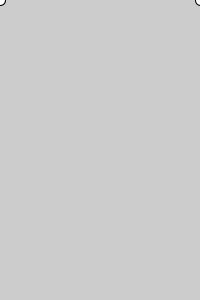
Frame 1 (no input)
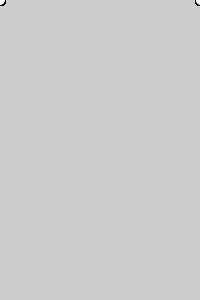
Frame 60 (the mouse pressed at the canvas centre just before this capture)
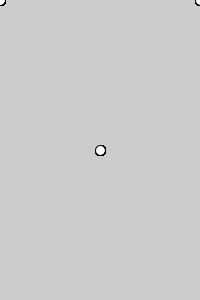
Frame 120 (the mouse held since frame 60 and released just before this capture)

The Processing sketch that drew these frames (run headless with seeded random() and noise(); from frame 60 on, the mouse is pressed at the canvas centre):

// Processing sketch: processing_147276
// ── processing_147276.pde

void setup(){
  size(200,300);
}

void draw(){
  ellipse(mouseX,mouseY,10,10);
  int x = (100 - mouseX) +100;
  ellipse(x,mouseY,10,10);
}
